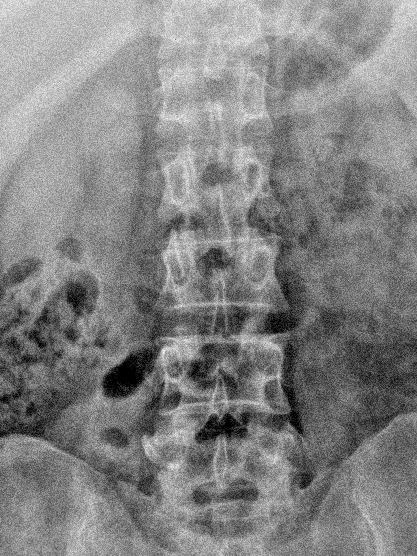
%> input picture NLMF/a.jpg, 417 x 556 px
$ octave --eval "result = myLee9(imread('NLMF/a.jpg'));"   (GNU Octave 9; MATLAB toolbox functions it lacks are replaced by stand-ins)
%> lines starting %> are read from the running program, lines starting %| are printed output that depends on the picture
%Lee filter for speckle noise reduction
% author: Grzegorz Mianowski
% based on
% http://www.mathworks.com/matlabcentral/fileexchange/9456-lee-filter
%Usage - myLee(I)

function OIm=myLee9(I)

I = double(I);
OIm = I;
window_size = 9;
means = imfilter(I, fspecial('average', window_size), 'replicate');
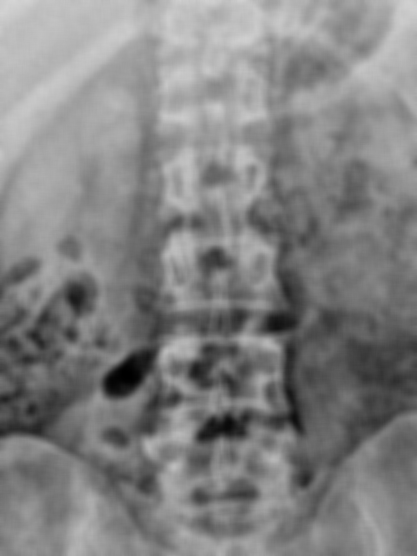
%> means: size 556x417 double; min 0.148, max 213, mean 130.7
sigmas = sqrt((I-means).^2/window_size^2);
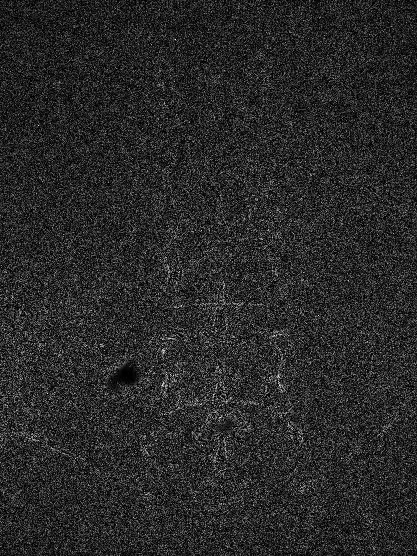
%> sigmas: size 556x417 double; min 0, max 9.99, mean 1.64; drawn with min black and max white
sigmas = imfilter(sigmas, fspecial('average', window_size), 'replicate');
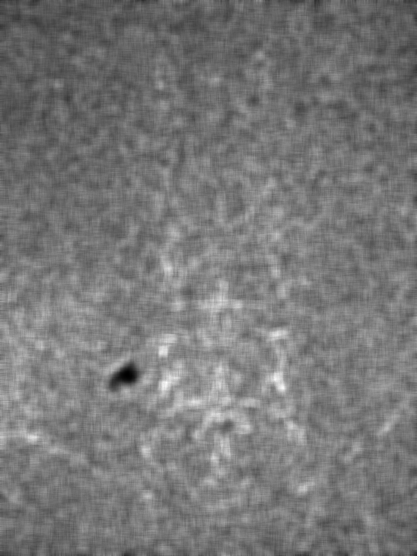
%> sigmas: size 556x417 double; min 0.0933, max 3.37, mean 1.64; drawn with min black and max white

ENLs = (means./sigmas).^2;
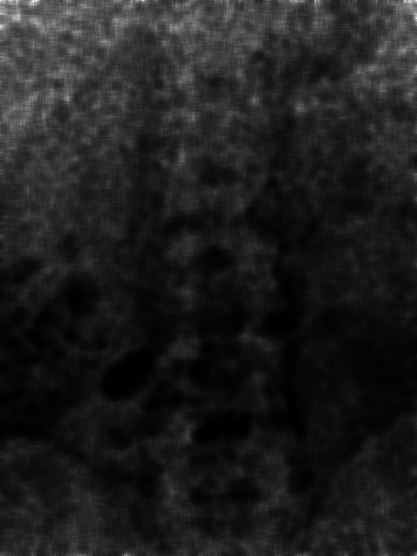
%> ENLs: size 556x417 double; min 0.473, max 68969.2, mean 8239.5; drawn with min black and max white
sx2s = ((ENLs.*(sigmas).^2) - means.^2)./(ENLs + 1);
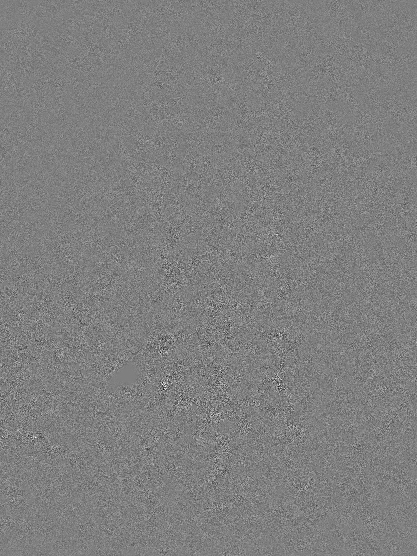
%> sx2s: size 556x417 double; min -3.6e-15, max 3.58e-15, mean -1.52e-19; drawn with min black and max white
fbar = means + (sx2s.*(I-means)./(sx2s + (means.^2 ./ENLs)));
OIm(means~=0) = fbar(means~=0);

% OIm=uint8(OIm); % if needed
